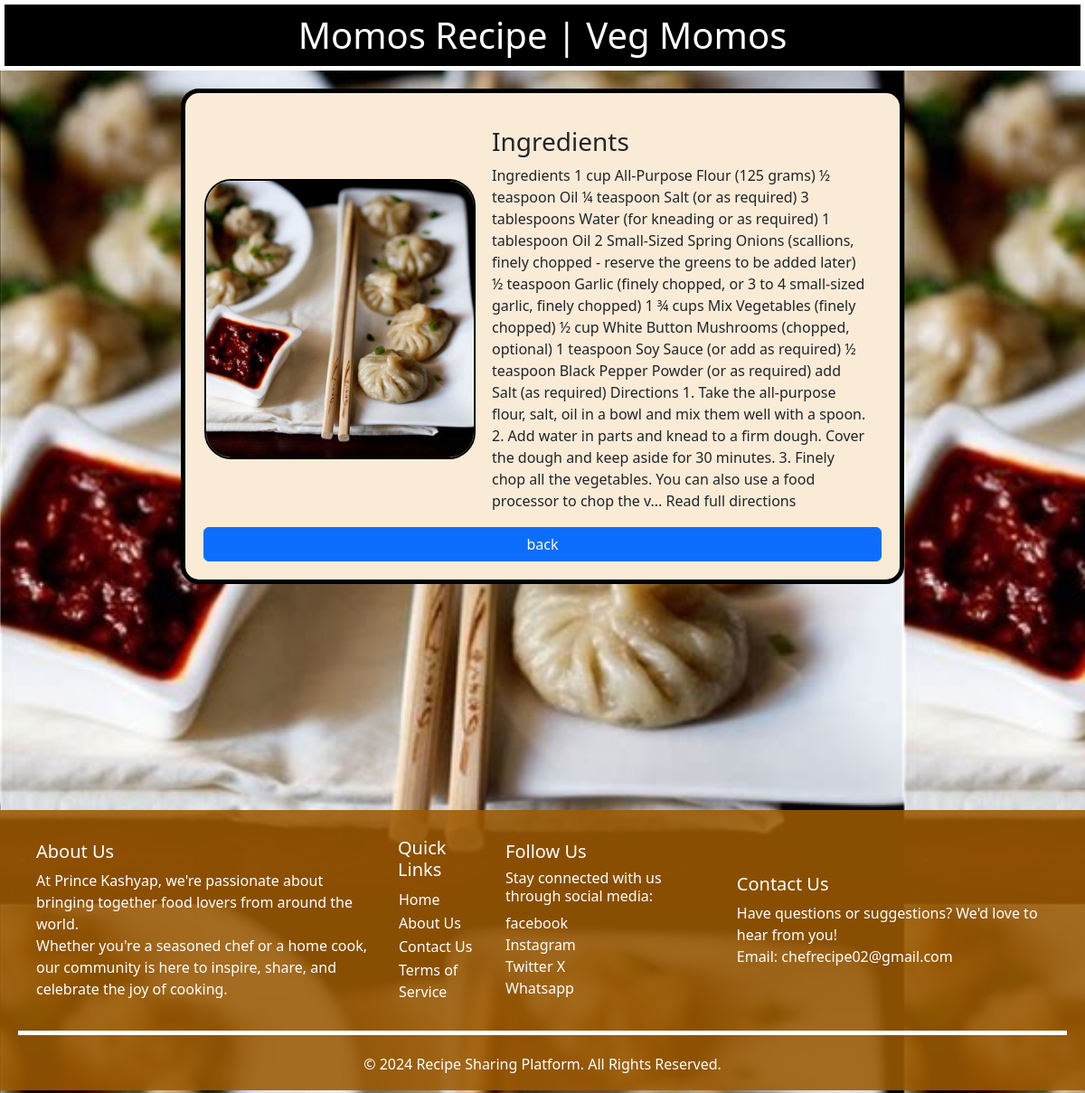
The page /Recipe_detail/9/ (signed in) on the database its author committed.
### receipe_pro/models.py (models this page shows)
class Recipe(models.Model):
    user = models.ForeignKey(User,on_delete=models.SET_NULL,null=True,blank=True)
    recipe_type = models.CharField(max_length=100,default='')
    recipe_user_name = models.CharField(max_length=100)
    recipe_name = models.CharField(max_length=100)
    recipe_description = models.TextField()
    recipe_detail_description =  models.TextField()
    recipe_image = models.ImageField(upload_to="recipe")

### receipe_pro/views.py (the view)
# urls.py: path('Recipe_detail/<int:pk>/',Recipe_detail,name="Recipe_detail"),
@login_required
def Recipe_detail(request,pk):
    recipe = get_object_or_404(Recipe, pk=pk)
    return render(request, 'recipe_detail.html', {'recipe': recipe})

### receipe_pro/templates/Recipe_detail.html (shortened to what this page needs)
{% extends "base.html" %}
{% load static %}
{% block start %}
<body>
  <h1 >{{ recipe.recipe_name }}</h1>
  <div class="card" >
  <table>
    <tr>
      <td> <img class="card-img-top" src="{{recipe.recipe_image.url}}" alt="Card image cap" style="height: 310px;
  width: 300px;
  border: 2px solid black;
  border-radius: 30px;" ></td>
    <td>
      <div class="card-body">
        <h3>Ingredients</h3>
        <p style="margin: 0px;" class="card-text">{{ recipe.recipe_detail_description }}</p>
      </div>
    </td>
  </tr>
</table>
<a href="/main/" class="btn btn-primary">back</a>
</div>
{% endblock %}

### rows shown on the page
Recipe: recipe_name "Momos Recipe | Veg Momos", recipe_image (picture), recipe_detail_description "Ingredients 1 cup All-Purpose Flour (125 grams) ½ teaspoon Oil ¼ teaspoon Salt (or as required) 3 tablespoons Water (for kneading or as required) 1 tablespoon Oil 2 Small-Sized Spring Onions (scallions, finely chopped - reserve the greens to be added later) ½ teaspoon Garlic (finely chopped, or 3 to 4 small-sized garlic, finely chopped) 1 ¾ cups Mix Vegetables (finely chopped) ½ cup White Button Mushrooms (chopped, optional) 1 teaspoon Soy Sauce (or add as required) ½ teaspoon Black Pepper Powder (or as required) add Salt (as required) Directions 1. Take the all-purpose flour, salt, oil in a bowl and mix them well with a spoon. 2. Add water in parts and knead to a firm dough. Cover the…"
